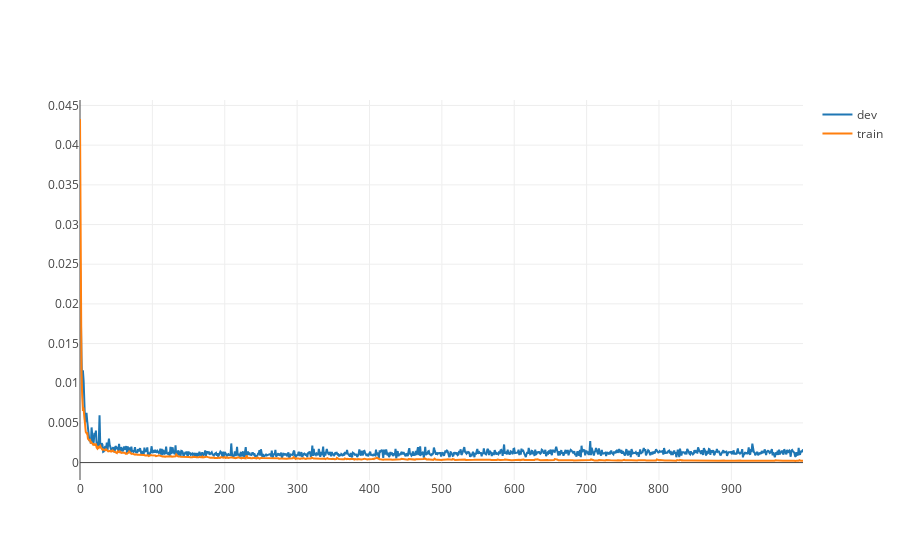

Notebook code cell kept with this figure:
### Code cell
import plotly.offline as py
import plotly.graph_objs as go
py.init_notebook_mode(connected=True)

l = go.Scatter(y=history.history['loss'], name='train')
v = go.Scatter(y=history.history['val_loss'], name='dev')

data = [v,l]
py.iplot(data, filename='line-mode')

### Figure 1 — Plotly figure (JSON) as saved in the notebook; plotly's stock layout.template omitted (floating-point values rounded to 4 significant figures; data arrays with more than 128 entries replaced by an {"elided": "..."} marker saying what was removed)
{"data": [{"name": "dev", "type": "scatter", "y": {"elided": "1000 float values"}}, {"name": "train", "type": "scatter", "y": {"elided": "1000 float values"}}], "layout": {}}
